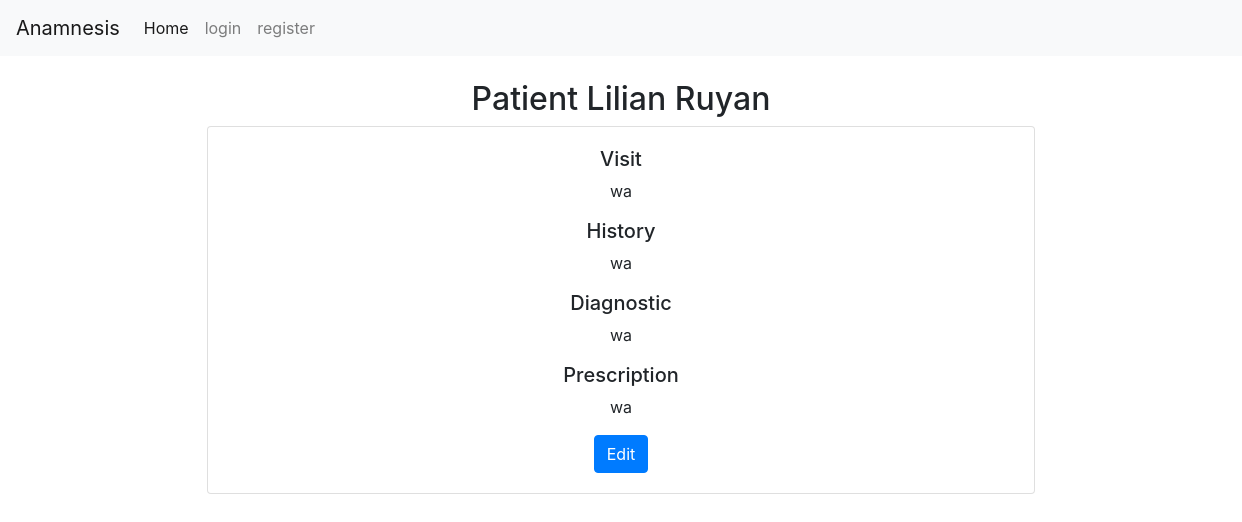
The page /fileview/1 on the database its author committed.
### anamnesis/models.py (models this page shows)
class Patienthistory(models.Model):
    patient = models.ForeignKey(Patient, on_delete=models.CASCADE, blank=True, null=True, related_name="patient_history")
    date = models.DateTimeField()
    diagnostic =models.CharField(max_length=500, blank=True, null=True)
    history =models.CharField(max_length=500, blank=True, null=True) # Explanation of the symptoms
    prescription = models.CharField(max_length=500, blank=True, null=True)
    visit = models.CharField(max_length=30, blank=True, null=True) # Reason the patient is visiting

class Patient(models.Model):
    name = models.CharField(max_length=25, blank=True)
    lastname = models.CharField(max_length=25, blank=True)
    address = models.CharField(max_length=50, blank=True, null=True)
    city = models.CharField(max_length=30, blank=True, null=True)
    state = models.CharField(max_length=20, blank=True, null=True)
    phonenumber = models.CharField(max_length=15, blank=True, null=True)
    date = models.DateTimeField(null=True)
    def __str__(self):
        return f"Patient {self.name} {self.lastname}"

### anamnesis/views.py (the view)
# urls.py: path("fileview/<int:file_id>", views.fileview, name="fileview"),
def fileview(request, file_id):
    fileofpatient = Patienthistory.objects.get(pk=file_id)
    return render(request, "anamnesis/fileview.html", {
        "fileofpatient": fileofpatient,
    })

### anamnesis/templates/anamnesis/fileview.html
{% extends "anamnesis/layout.html" %}
{% load static %}
{% block body %}
    <h2 class="mt-4" style="text-align: center;">{{fileofpatient.patient}}</h2>
        <div class="card container col-sm-8" style="text-align: center;">
            <div class="card-body">
                <h5 class="card-title mb-2">Visit</h5>
                <p class="card-text">{{fileofpatient.visit}}</p>
                <h5 class="card-subtitletitle mb-2">History</h5>
                <p class="card-text">{{fileofpatient.history}}</p>
                <h5 class="card-title mb-2">Diagnostic</h5>
                <p class="card-text">{{fileofpatient.diagnostic}}</p>
                <h5 class="card-title mb-2">Prescription</h5>
                <p class="card-text">{{fileofpatient.prescription}}</p>
                <a href="#" class="card-link btn btn-primary">Edit</a>
            </div>
        </div>
{% endblock %}s

### anamnesis/static/anamnesis/styles.css (style rules this page uses)
body { position: relative; }

### rows shown on the page
Patienthistory: patient "Patient Lilian Ruyan", visit "wa", history "wa", diagnostic "wa", prescription "wa"
